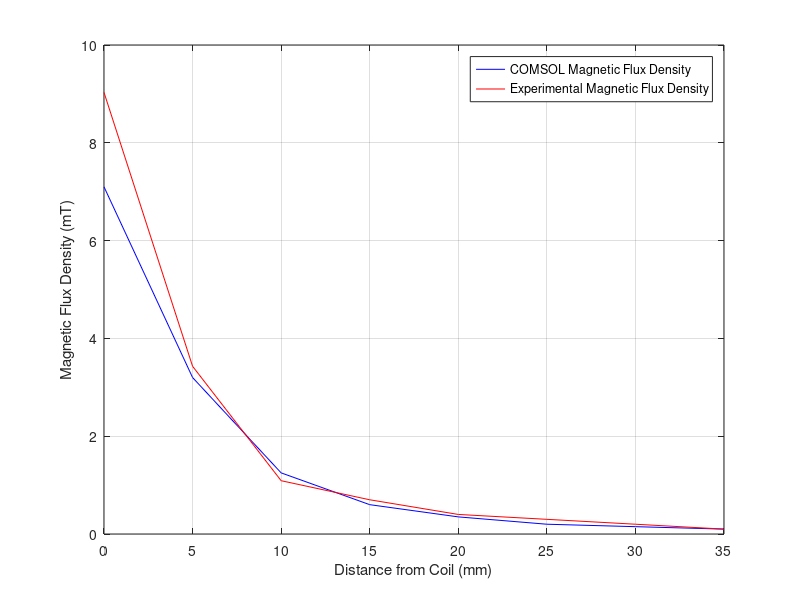

Write MATLAB code to recreate this figure.
clear all
close all

M_test = [9.03,3.43,1.09,0.7,0.4,0.3,0.2,0.1];
M_comsol = [7.1,3.2,1.25,0.6,0.35,0.2,0.15,0.1];

plot(linspace(0,35,8),M_comsol,'b',linspace(0,35,8),M_test,'r');
xlabel('Distance from Coil (mm)');
ylabel('Magnetic Flux Density (mT)');
legend('COMSOL Magnetic Flux Density','Experimental Magnetic Flux Density');
grid on;

